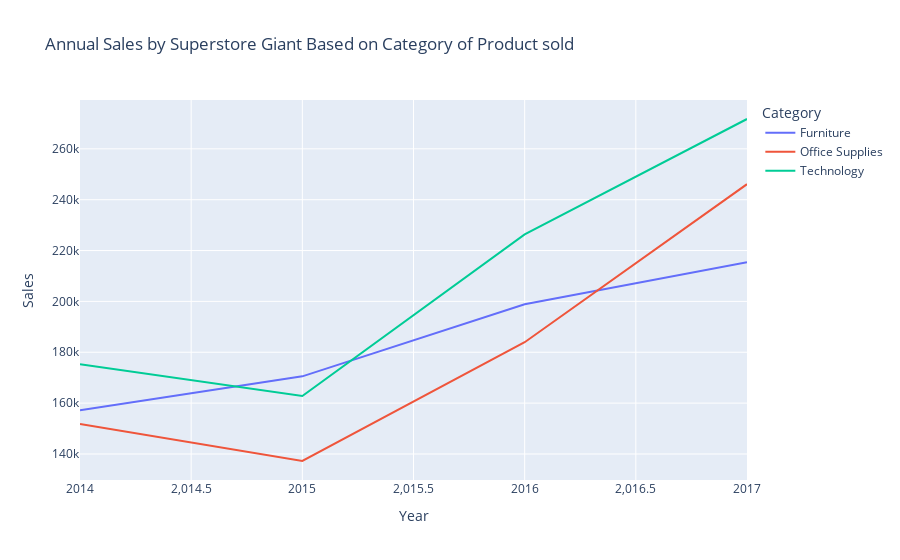

The code cell stored with this chart in its notebook:
### Code cell
px.line(yearly_sales_made, x = 'Year', y = 'Sales', color = 'Category', title = 'Annual Sales by Superstore Giant Based on Category of Product sold')

### Figure 1 — Plotly figure (JSON) as saved in the notebook; plotly's stock layout.template omitted (floating-point values rounded to 4 significant figures)
{"data": [{"hovertemplate": "Category=Furniture<br>Year=%{x}<br>Sales=%{y}<extra></extra>", "legendgroup": "Furniture", "line": {"color": "#636efa", "dash": "solid"}, "marker": {"symbol": "circle"}, "mode": "lines", "name": "Furniture", "orientation": "v", "showlegend": true, "type": "scatter", "x": [2014, 2015, 2016, 2017], "xaxis": "x", "y": [157200.0, 170500.0, 198900.0, 215400.0], "yaxis": "y"}, {"hovertemplate": "Category=Office Supplies<br>Year=%{x}<br>Sales=%{y}<extra></extra>", "legendgroup": "Office Supplies", "line": {"color": "#EF553B", "dash": "solid"}, "marker": {"symbol": "circle"}, "mode": "lines", "name": "Office Supplies", "orientation": "v", "showlegend": true, "type": "scatter", "x": [2014, 2015, 2016, 2017], "xaxis": "x", "y": [151800.0, 137200.0, 183900.0, 246100.0], "yaxis": "y"}, {"hovertemplate": "Category=Technology<br>Year=%{x}<br>Sales=%{y}<extra></extra>", "legendgroup": "Technology", "line": {"color": "#00cc96", "dash": "solid"}, "marker": {"symbol": "circle"}, "mode": "lines", "name": "Technology", "orientation": "v", "showlegend": true, "type": "scatter", "x": [2014, 2015, 2016, 2017], "xaxis": "x", "y": [175300.0, 162800.0, 226400.0, 271700.0], "yaxis": "y"}], "layout": {"legend": {"title": {"text": "Category"}, "tracegroupgap": 0}, "title": {"text": "Annual Sales by Superstore Giant Based on Category of Product sold"}, "xaxis": {"anchor": "y", "domain": [0, 1], "title": {"text": "Year"}}, "yaxis": {"anchor": "x", "domain": [0, 1], "title": {"text": "Sales"}}}}
